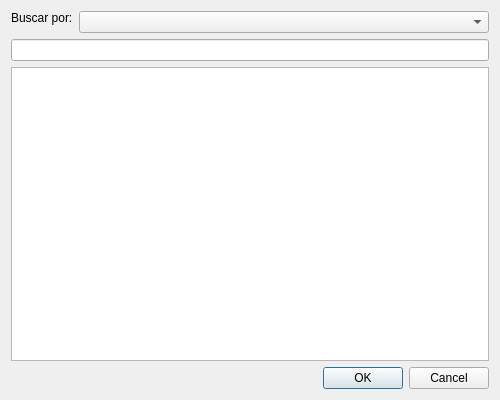
<?xml version="1.0" encoding="UTF-8"?>
<ui version="4.0">
 <class>Dialog</class>
 <widget class="QDialog" name="Dialog">
  <property name="geometry">
   <rect>
    <x>0</x>
    <y>0</y>
    <width>500</width>
    <height>400</height>
   </rect>
  </property>
  <property name="windowTitle">
   <string>Seleccionar bajas a imprimir</string>
  </property>
  <layout class="QGridLayout" name="gridLayout">
   <item row="1" column="1">
    <widget class="QLineEdit" name="buscar_ledit"/>
   </item>
   <item row="0" column="1">
    <layout class="QFormLayout" name="formLayout">
     <item row="0" column="0">
      <widget class="QLabel" name="label">
       <property name="sizePolicy">
        <sizepolicy hsizetype="Preferred" vsizetype="Fixed">
         <horstretch>0</horstretch>
         <verstretch>0</verstretch>
        </sizepolicy>
       </property>
       <property name="text">
        <string>Buscar por:</string>
       </property>
      </widget>
     </item>
     <item row="0" column="1">
      <widget class="QComboBox" name="filtro_cbox">
       <property name="editable">
        <bool>false</bool>
       </property>
      </widget>
     </item>
    </layout>
   </item>
   <item row="2" column="1">
    <widget class="QTableView" name="bajas_view">
     <property name="alternatingRowColors">
      <bool>true</bool>
     </property>
     <property name="selectionMode">
      <enum>QAbstractItemView::MultiSelection</enum>
     </property>
     <property name="selectionBehavior">
      <enum>QAbstractItemView::SelectRows</enum>
     </property>
     <property name="sortingEnabled">
      <bool>true</bool>
     </property>
     <attribute name="verticalHeaderVisible">
      <bool>false</bool>
     </attribute>
    </widget>
   </item>
   <item row="5" column="1">
    <widget class="QDialogButtonBox" name="buttonBox">
     <property name="orientation">
      <enum>Qt::Horizontal</enum>
     </property>
     <property name="standardButtons">
      <set>QDialogButtonBox::Cancel|QDialogButtonBox::Ok</set>
     </property>
     <property name="centerButtons">
      <bool>false</bool>
     </property>
    </widget>
   </item>
  </layout>
 </widget>
 <tabstops>
  <tabstop>filtro_cbox</tabstop>
  <tabstop>buscar_ledit</tabstop>
  <tabstop>bajas_view</tabstop>
  <tabstop>buttonBox</tabstop>
 </tabstops>
 <resources/>
 <connections>
  <connection>
   <sender>buttonBox</sender>
   <signal>rejected()</signal>
   <receiver>Dialog</receiver>
   <slot>reject()</slot>
   <hints>
    <hint type="sourcelabel">
     <x>343</x>
     <y>390</y>
    </hint>
    <hint type="destinationlabel">
     <x>286</x>
     <y>274</y>
    </hint>
   </hints>
  </connection>
 </connections>
</ui>
